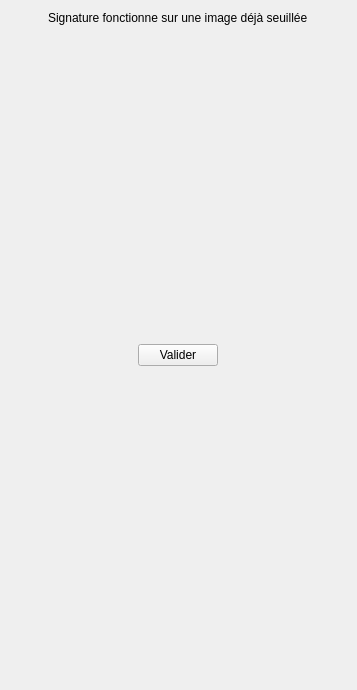
<?xml version="1.0" encoding="UTF-8"?>
<ui version="4.0">
 <class>Signatures</class>
 <widget class="QWidget" name="Signatures">
  <property name="geometry">
   <rect>
    <x>0</x>
    <y>0</y>
    <width>357</width>
    <height>690</height>
   </rect>
  </property>
  <property name="windowTitle">
   <string>Form</string>
  </property>
  <layout class="QVBoxLayout" name="verticalLayout">
   <item alignment="Qt::AlignHCenter">
    <widget class="QLabel" name="label">
     <property name="text">
      <string>Signature fonctionne sur une image déjà seuillée</string>
     </property>
    </widget>
   </item>
   <item>
    <spacer name="verticalSpacer_2">
     <property name="orientation">
      <enum>Qt::Vertical</enum>
     </property>
     <property name="sizeHint" stdset="0">
      <size>
       <width>20</width>
       <height>40</height>
      </size>
     </property>
    </spacer>
   </item>
   <item alignment="Qt::AlignHCenter">
    <widget class="QPushButton" name="pushButton_Valider">
     <property name="maximumSize">
      <size>
       <width>100</width>
       <height>16777215</height>
      </size>
     </property>
     <property name="text">
      <string>Valider</string>
     </property>
    </widget>
   </item>
   <item>
    <spacer name="verticalSpacer">
     <property name="orientation">
      <enum>Qt::Vertical</enum>
     </property>
     <property name="sizeHint" stdset="0">
      <size>
       <width>20</width>
       <height>40</height>
      </size>
     </property>
    </spacer>
   </item>
  </layout>
 </widget>
 <resources/>
 <connections/>
</ui>
